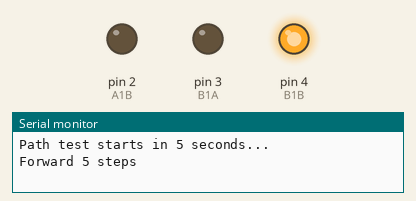
Simulated run of this sketch. Board: Arduino Uno, built with avr-gcc and run on an emulated ATmega328P. On the bench: output pins drawn as LEDs (lit = HIGH), the last lines printed to the serial monitor. Pins used as bus, display or sensor lines are not drawn.

Above: at 5.1 s.
At 6.8 s:
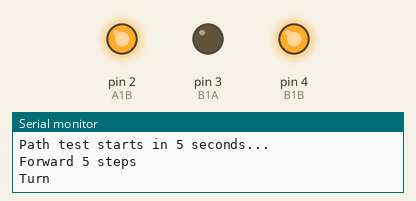
At 8.1 s:
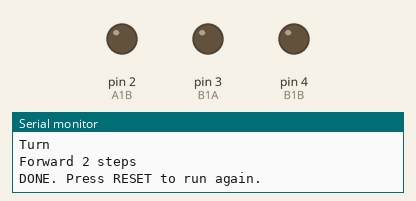
Timing chart, 0 to 9.6 s (numbered marks = the images above):
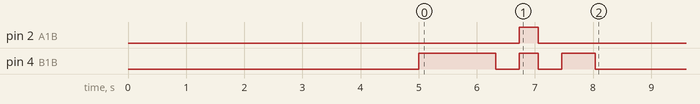

The sketch:

path_test.ino
```cpp
// PATH TEST v2 for Genesis Mini + L9110S driver (no Wi-Fi, no camera, no screen)
// Waits 5 seconds, then: forward 5 steps -> turn left -> forward 2 steps -> STOP. Runs once only.
// Press the RESET button on the board to run it again.
//
// What changed to make it go around less:
//   - Much shorter steps and turn (less time = less drifting)
//   - The 5 steps are ONE smooth drive with no stopping in between (every stop and start made it swing)
//   - Short extra-power kick at each start so both motors begin together
//   - Wheel B is the slow one, so wheel A is turned down a bit (A_SCALE) to match it

// Driver pins
#define A1A 1
#define A1B 2
#define B1A 3
#define B1B 4

// ---------- SETTINGS ----------
int  SPEED     = 200;     // 0-255. Higher is steadier. If it is too fast try 180
int  STEP_MS   = 250;     // ONE step in milliseconds (was 600). Smaller = shorter path
int  TURN_MS   = 250;     // the turn (was 700). Bigger = turns more
bool TURN_LEFT = true;    // false = turn right

// Both wheels were going backwards without these, so keep them true
bool A_REVERSED = true;
bool B_REVERSED = true;

// Wheel B is slower, so wheel A gets less power. 1.0 = full.
// If it still curves RIGHT, lower A_SCALE (0.85, 0.8). If it now curves LEFT, raise it (0.95, 1.0).
float A_SCALE = 0.90;
float B_SCALE = 1.0;

// ---------- motors ----------
void motorA(int s) {
  s = constrain((int)(s * A_SCALE), -255, 255);
  if (A_REVERSED) s = -s;
  if (s >= 0) { analogWrite(A1A, 0);  analogWrite(A1B, s); }
  else        { analogWrite(A1B, 0);  analogWrite(A1A, -s); }
}

void motorB(int s) {
  s = constrain((int)(s * B_SCALE), -255, 255);
  if (B_REVERSED) s = -s;
  if (s >= 0) { analogWrite(B1B, 0);  analogWrite(B1A, s); }
  else        { analogWrite(B1A, 0);  analogWrite(B1B, -s); }
}

void stopAll() { motorA(0); motorB(0); }

// Drive both wheels for a time. A short kick at the start gets both motors turning together.
void run(int a, int b, int ms) {
  int ka = a > 0 ? constrain(a + 55, 0, 255) : constrain(a - 55, -255, 0);
  int kb = b > 0 ? constrain(b + 55, 0, 255) : constrain(b - 55, -255, 0);
  motorA(ka);
  motorB(kb);
  delay(80);                    // kick
  motorA(a);
  motorB(b);
  delay(ms);
  stopAll();
}

void setup() {
  Serial.begin(115200);
  pinMode(A1A, OUTPUT);
  pinMode(A1B, OUTPUT);
  pinMode(B1A, OUTPUT);
  pinMode(B1B, OUTPUT);
  stopAll();

  Serial.println("Path test starts in 5 seconds...");
  delay(5000);

  Serial.println("Forward 5 steps");
  run(SPEED, SPEED, 5 * STEP_MS);        // one smooth drive, no stops
  delay(400);

  Serial.println("Turn");
  int dir = TURN_LEFT ? 1 : -1;
  run(-dir * SPEED, dir * SPEED, TURN_MS);
  delay(400);

  Serial.println("Forward 2 steps");
  run(SPEED, SPEED, 2 * STEP_MS);

  stopAll();
  Serial.println("DONE. Press RESET to run again.");
}

void loop() {
  // nothing - the test only runs once
}
```
